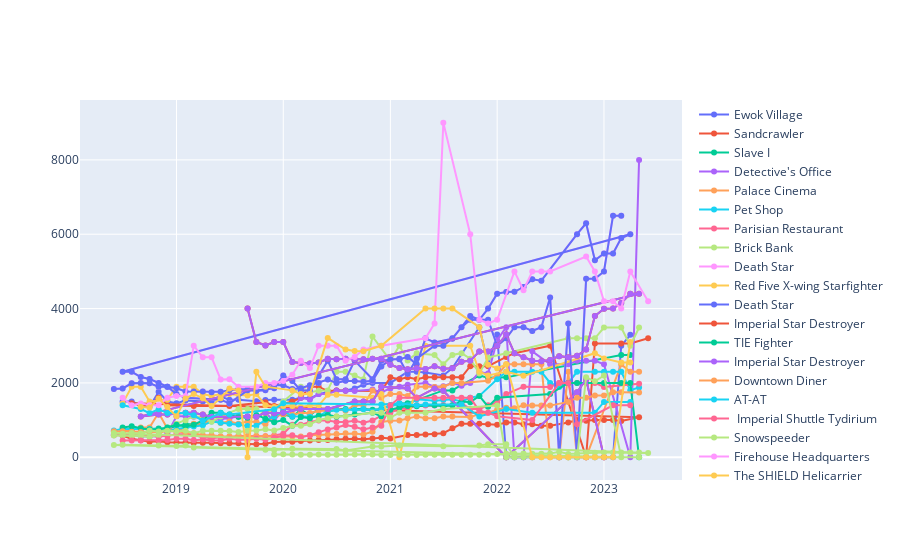

Notebook code cell kept with this figure:
### Code cell
import plotly.graph_objects as go

fig = go.Figure()

# Loop through each set in the top 20 set names
for set_name in top_20_set_names:
    set_dft = dft[dft['name'] == set_name]  # filter the DataFrame to include only the rows for this set
    fig.add_trace(go.Scatter(x=set_dft['Date'], y=set_dft['PriceMonthPLN'], mode='lines+markers', name=set_name))

fig.show()
